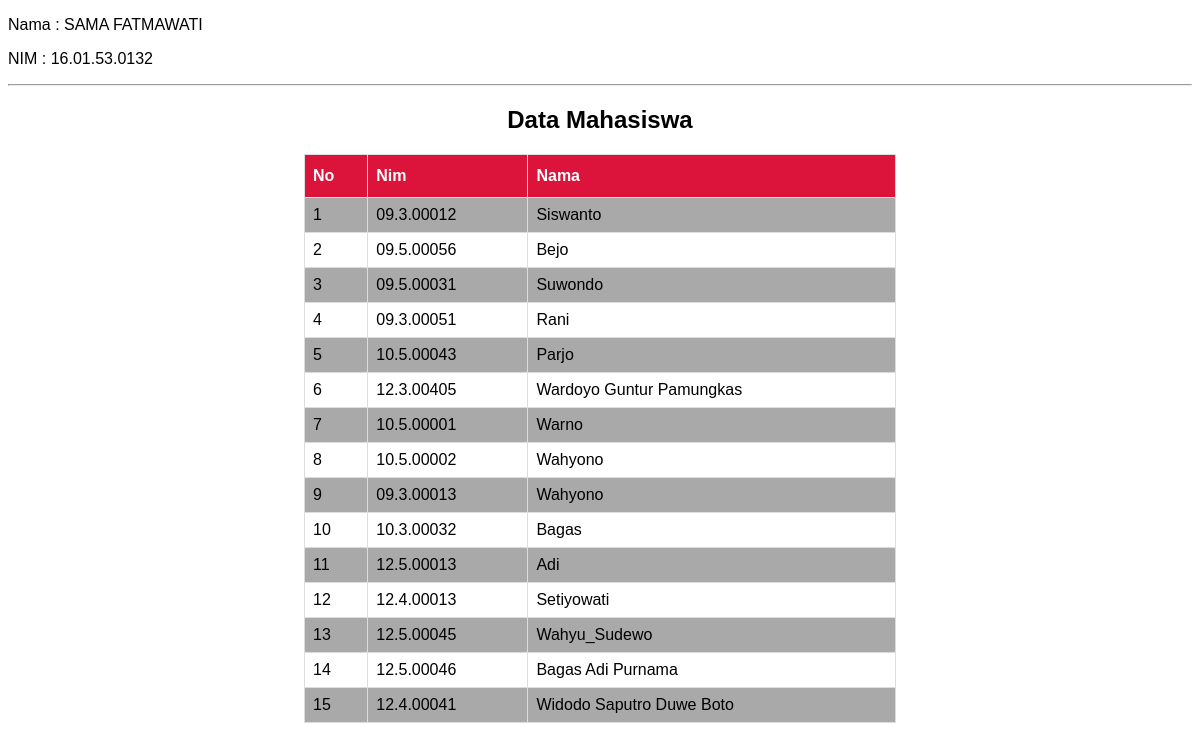
Page /Tugas2.php on the committed database.
### tables this page shows
CREATE TABLE `mahasiswa` (
  `nim` char(10) NOT NULL,
  `nama` varchar(35) NOT NULL,
  `prodi` char(5) NOT NULL
);

### Tugas2.php (the view, shortened to what this page needs)
<?php
    include 'indexs.php';
    $no = 1;
    $data = mysqli_query($kon,"select * from mahasiswa");
?>
<!DOCTYPE html>
<html lang="en">
<head>
</head>
<body>
    <p>Nama : SAMA FATMAWATI</p>
    <p>NIM  : 16.01.53.0132</p>
    <hr>
    <center><h2>Data Mahasiswa</h2></center>
    <table id="customers" border="1">
        <tr>
            <th>No</th>
            <th>Nim</th>
            <th>Nama</th>
        </tr>
        <?php while($d = mysqli_fetch_array($data)){?>
        <tr>
            <td><?=$no++?></td>
            <td><?=$d['nim']?></td>
            <td><?=$d['nama']?></td>
        </tr>
        <?php } ?>
    </table>
</body>
</html>

### Tugas2.php (style rules this page uses)
body { font-family: "Trebuchet MS", Arial, Helvetica, sans-serif; }
#customers { font-family: "Trebuchet MS", Arial, Helvetica, sans-serif; border-collapse: collapse; width: 50%; margin-left: 25%; }
#customers td, #customers th { border: 1px solid #ddd; padding: 8px; }
#customers tr:nth-child(even) { background-color: #a9a9a9; }
#customers th { padding-top: 12px; padding-bottom: 12px; text-align: left; background-color: #dc143c; color: white; }

### rows in the picture
mahasiswa: nim "09.3.00012", nama "Siswanto"
mahasiswa: nim "09.5.00056", nama "Bejo"
mahasiswa: nim "09.5.00031", nama "Suwondo"
mahasiswa: nim "09.3.00051", nama "Rani"
mahasiswa: nim "10.5.00043", nama "Parjo"
mahasiswa: nim "12.3.00405", nama "Wardoyo Guntur Pamungkas"
mahasiswa: nim "10.5.00001", nama "Warno"
mahasiswa: nim "10.5.00002", nama "Wahyono"
mahasiswa: nim "09.3.00013", nama "Wahyono"
mahasiswa: nim "10.3.00032", nama "Bagas"
mahasiswa: nim "12.5.00013", nama "Adi"
mahasiswa: nim "12.4.00013", nama "Setiyowati"
mahasiswa: nim "12.5.00045", nama "Wahyu_Sudewo"
mahasiswa: nim "12.5.00046", nama "Bagas Adi Purnama"
mahasiswa: nim "12.4.00041", nama "Widodo Saputro Duwe Boto"
